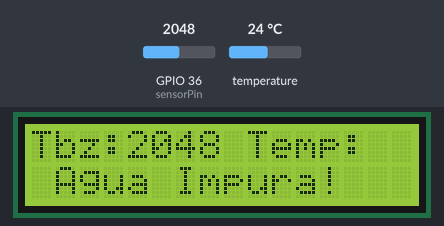
Bench run of a sketch on a simulated ESP32. Parts: 16×2 character LCD. The test bench sets the inputs (shaded band); at power-on: GPIO 36 (sensorPin) = 2048, temperature 24 °C. WiFi joins after 1.5 s; servers stay silent unless stated; uploads are accepted with an empty reply; what the sketch prints to the serial monitor is not drawn.

Above: at 3.5 s.
3.6 s: GPIO 36 (sensorPin) set to 3937
At 7.4 s:
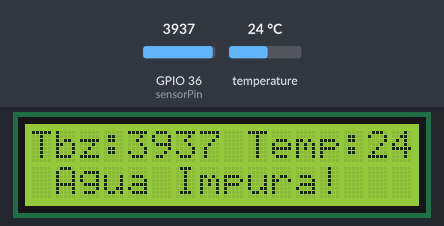
8.4 s: GPIO 36 (sensorPin) set to 4042
At 11.0 s:
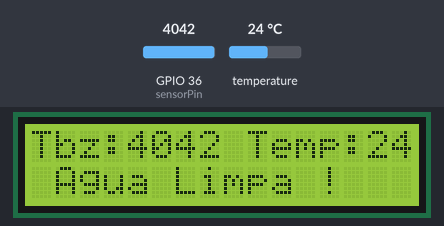
13.2 s: temperature set to 12 °C
At 16.3 s:
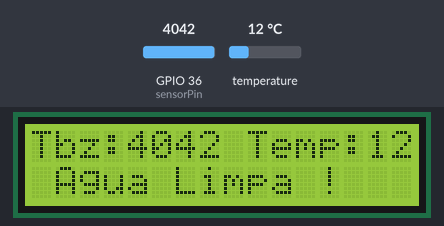
18.0 s: temperature set to 19 °C
At 19.9 s:
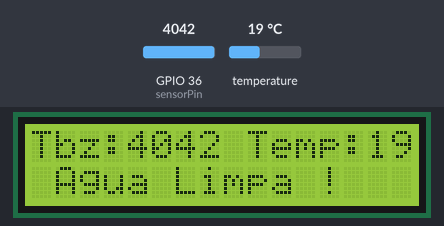
22.8 s: temperature set to 28 °C
At 23.5 s:
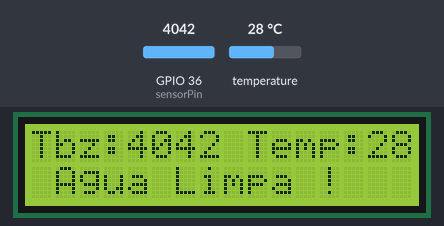
27.6 s: GPIO 36 (sensorPin) set to 4095
At 31.2 s:
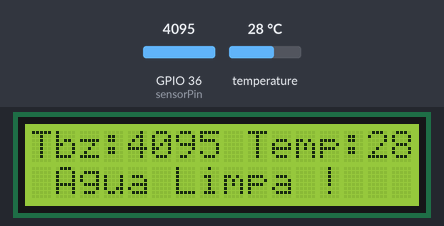
Timing chart, 0 to 32.7 s (numbered marks = the images above; inputs shaded):
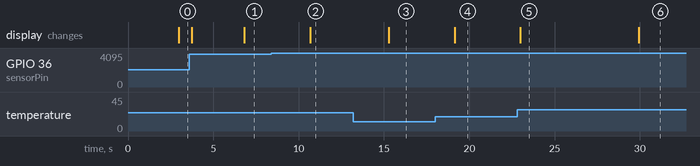

The sketch:

arquivo-emergencia.ino
```cpp
/***************************************************
* Techeonics
* Turbidity module mjkdz
* @author - Gaurav Kumar (Techeonics)
<thetecheonics@gmail.com>
Youtube- https://www.youtube.com/c/THETECHEONICS
See <http://www.techeonics.com> for details.
****************************************************/
#include <LiquidCrystal_I2C.h>
#include <WiFi.h>
#include <HTTPClient.h>
#include <OneWire.h>
#include <DallasTemperature.h>

#define ONE_WIRE_BUS 5

OneWire oneWire(ONE_WIRE_BUS);

// Pass our oneWire reference to Dallas Temperature sensor
DallasTemperature sensors(&oneWire);

const char* ssid = "Gabriel Galaxy A54";
const char* password = "Fwwc8888";
const int id = 123456;
int temp;
const String serverUrl = "http://192.168.157.55/aqua-safe/logica.php";

LiquidCrystal_I2C lcd(0x27, 16, 2); // Ajuste as dimensões do LCD aqui

int sensorPin = A0; // A0 FOR ARDUINO/ 36 FOR ESP

void setup() {
  Serial.begin(115200);
  sensors.begin();

  // Inicializa o LCD
  lcd.init();
  lcd.backlight();

  // Conexão Wi-Fi
  Serial.print("Conectando-se ao Wi-Fi");
  WiFi.begin(ssid, password);
  while (WiFi.status() != WL_CONNECTED) {
    delay(1000);
    Serial.print(".");
  }
  Serial.println("\nConectado ao Wi-Fi");
}

void loop() {
  int turbidity = analogRead(sensorPin); // Leitura do sensor
  delay(100);

  sensors.requestTemperatures();
  Serial.println("Temp: ");
  lcd.setCursor(9, 0);
  lcd.print("Temp:");

  // Atualiza o LCD
  lcd.setCursor(0, 0);
  lcd.print("Tbz:");
  lcd.print("   ");
  lcd.setCursor(4, 0);
  lcd.print(turbidity);

  if (turbidity > 3999) {
    lcd.setCursor(0, 1);
    lcd.print(" Agua Limpa ");
    Serial.println("Agua Limpa");
  } else {
    lcd.setCursor(0, 1);
    lcd.print(" Agua Impura! ");
    Serial.println("Agua Impura!");
  }

   // call sensors.requestTemperatures() to issue a global temperature
  // request to all devices on the bus
  Serial.print("Requesting temperatures...");
  sensors.requestTemperatures(); // Send the command to get temperatures
  Serial.println("DONE");
  // After we got the temperatures, we can print them here.
  // We use the function ByIndex, and as an example get the temperature from the first sensor only.
  int temp = sensors.getTempCByIndex(0);

  // Check if reading was successful
  if(temp != DEVICE_DISCONNECTED_C)
  {
    Serial.print("Temperature for the device 1 (index 0) is: ");
    Serial.println(temp);
  }
  else
  {
    Serial.println("Error: Could not read temperature data");
  }

  lcd.setCursor(14, 0);
  lcd.print(temp);

  // Envio HTTP
  if (WiFi.status() == WL_CONNECTED) {
    HTTPClient http; // Declaração do objeto HTTP
    String url = serverUrl + "?id=" + id + "&turb=" + turbidity + "&temp=" + temp;

    Serial.println("URL: " + url);
    http.begin(url); // Inicia a conexão
    int httpResponseCode = http.GET(); // Faz a solicitação GET

    // Verifica a resposta
    if (httpResponseCode > 0) {
      Serial.println("Resposta do servidor: " + http.getString());
    } else {
      Serial.println("Erro na solicitação HTTP");
    }

    http.end(); // Finaliza a conexão
  }

  delay(2000); // Aguarde um pouco antes do próximo ciclo
}
```

Measured:
- the behaviour switches between 3999 and 4000 on GPIO 36 (sensorPin) (found by bisection; images 1 and 2)
- after the input at 3.6 s, the display: first differs from a run without the input after 3.2 s (image 1)
- after the input at 8.4 s, the display: changes after 2.3 s (image 2)
- after the input at 13.2 s, the display: changes after 2.1 s (image 3)
- after the input at 18.0 s, the display: changes after 1.1 s (image 4)
- after the input at 22.8 s, the display: changes after 0.19 s (image 5)
- after the input at 27.6 s, the display: changes after 2.3 s (image 6)
